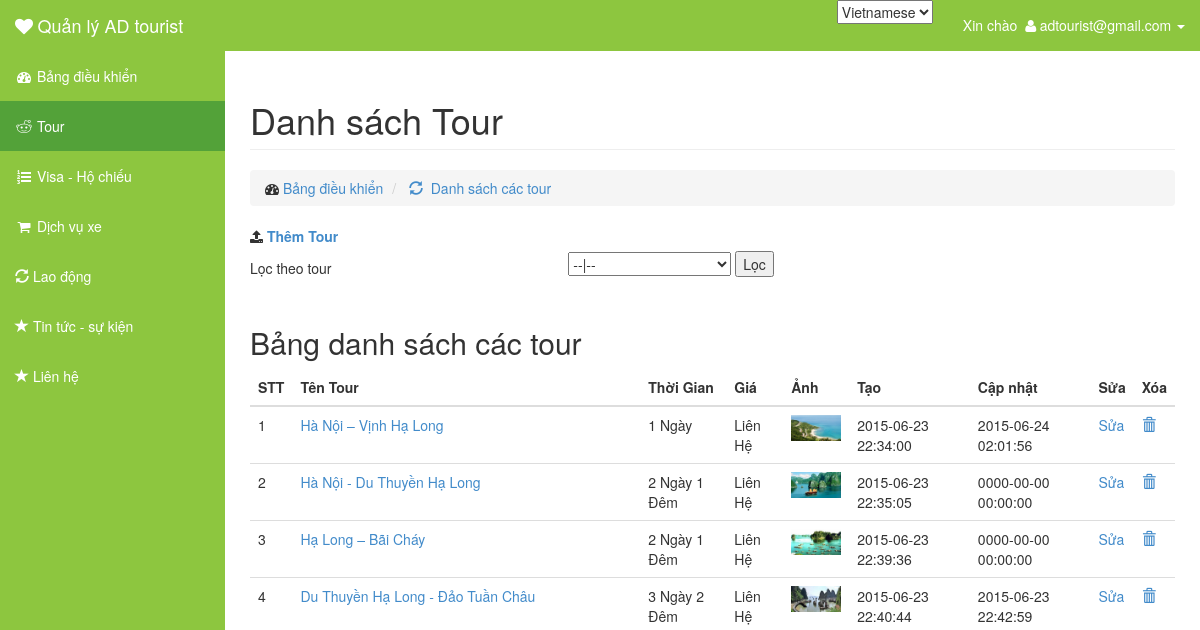
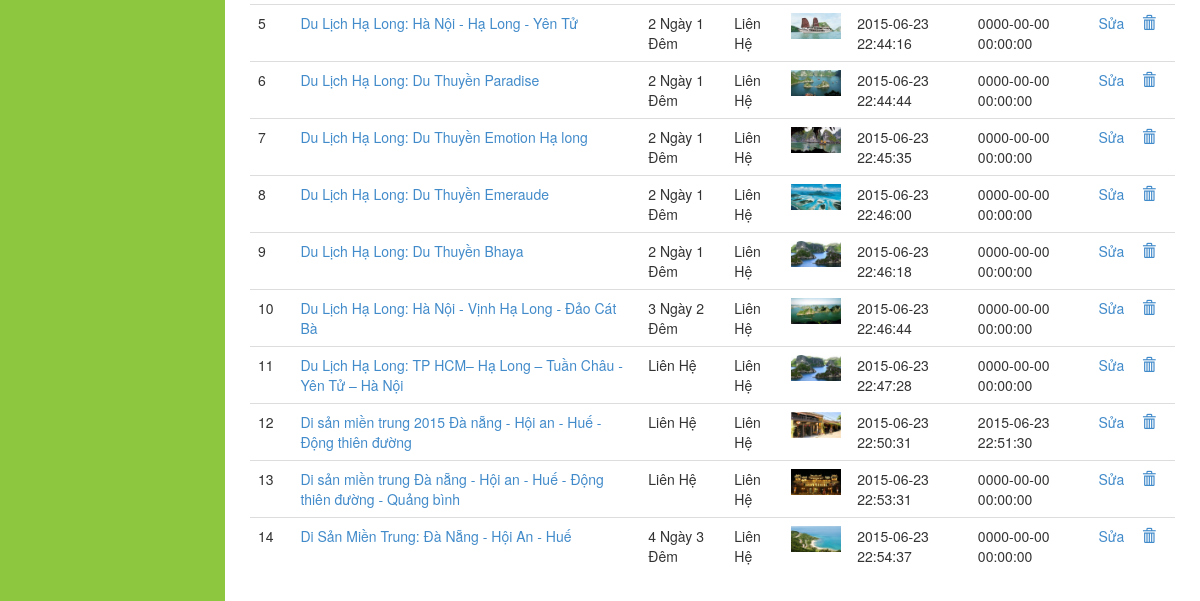
The app's page /admin/index.php?controller=tour&lang=vi (signed in), older data (2 pictures, top to bottom).
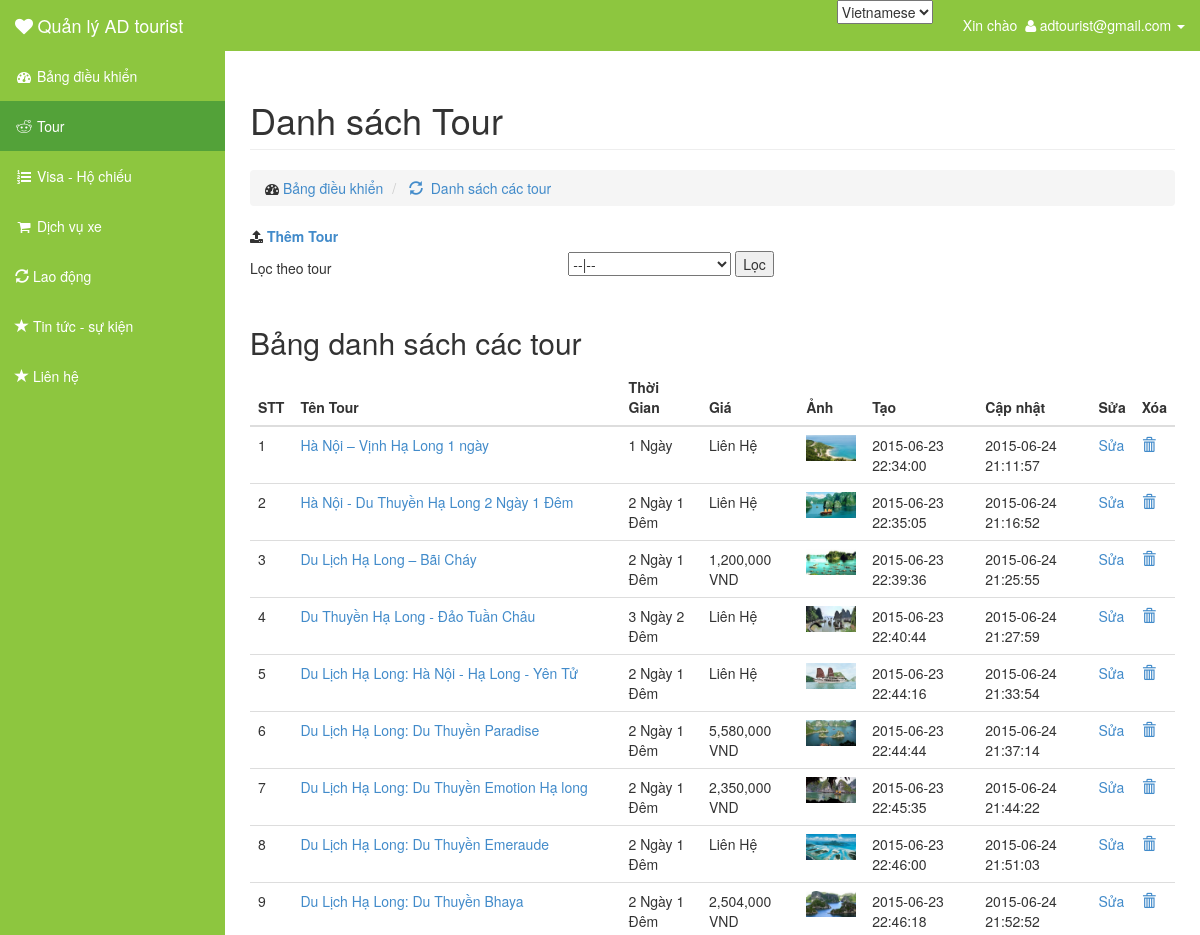
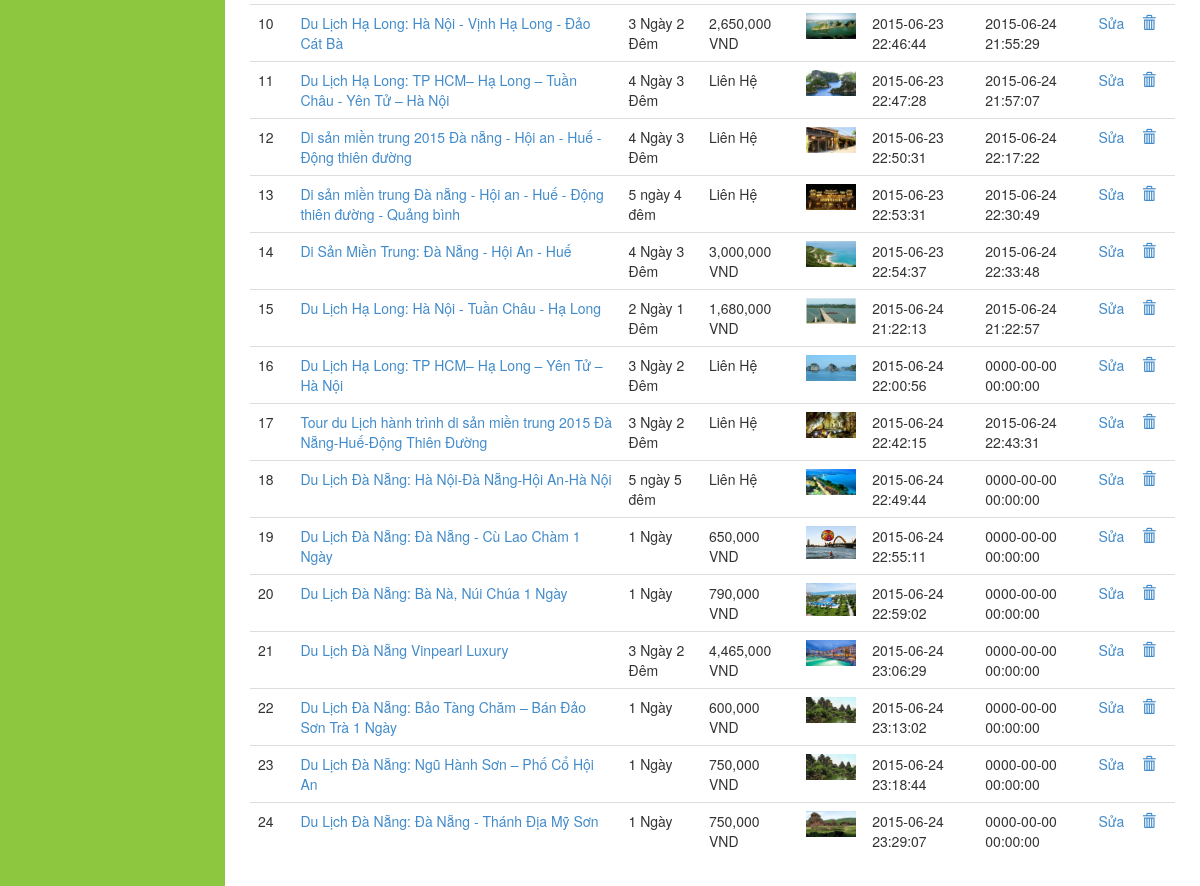
The same page, newer data (2 pictures, top to bottom).
### tables this page shows
CREATE TABLE IF NOT EXISTS `tour_content` (
  `tour_content_code` int(11) NOT NULL AUTO_INCREMENT,
  `tour_region_code` int(11) NOT NULL,
  `title` varchar(255) NOT NULL,
  `time` varchar(20) NOT NULL,
  `total_cost` varchar(255) NOT NULL,
  `content` text,
  `content_cost` text,
  `description` text,
  `image` varchar(100) DEFAULT NULL,
  `update_at` datetime NOT NULL,
  `create_at` datetime NOT NULL,
  `tour_country_code` int(11) NOT NULL,
  `possition` text NOT NULL,
  `image_relate` text NOT NULL,
  PRIMARY KEY (`tour_content_code`)
);

### admin/controller/tour/index.php (called while the page is built)
<?php
	$title = "Danh sách Tour";
	$active = 'tour';
	$lang = get_lang();
	$tour_region = get_all('tour_region');
	$current_possition = array(array('name'=>'Danh sách các tour','link'=>'index.php?lang='.$lang.'&controller=tour'));
	if(isset($_POST['tour_region_code']))
	{
		$tour_region_code = $_POST['tour_region_code'];
		if($tour_region_code == 0 )
		{
			$tour = get_all('tour_content');
		}
		else{
			$selected = $tour_region_code;
			$tour = get_all_record('tour_content','tour_region_code',$tour_region_code);
		}
	}
	else
	{
		$tour = get_all('tour_content');
	}
	require_once('view/tour/index.php');
 ?>

### admin/library/function.php (called while the page is built, shortened)
<?php
function get_lang(){
	if(isset($_GET['lang']) &&  $_GET['lang'] == 'en'){
		return 'en';
	}
	else return 'vi';
}
 ?>

### admin/model/database.php (called while the page is built, shortened)
<?php
function get_all($table,$select = '*'){
	$sql = "SELECT $select FROM $table";
	$query = mysql_query($sql) or die(mysql_error());
	$data = array();
	if(mysql_num_rows($query) > 0)
	{
		while($row = mysql_fetch_assoc($query))
			$data[] = $row;
	}
	return $data;
}
?>

### admin/view/tour/tour_table.php (the view, shortened to what this page needs)
	<div class="col-md-12"><label><i class="fa fa-upload"></i> <a href="index.php?controller=tour&amp;action=add&amp;lang=<?php echo $lang ?>">Thêm Tour</a></label></div>
	<div class="col-md-4"><h5>Lọc theo tour</h5></div>
	<div class="col-md-8">
		<form method="POST" action="index.php?controller=tour">
			<select name="tour_region_code">
				<option <?php echo isset($selected)? "" : "selected" ?> value="0">--|--</option>
			</select>
			<input type="submit" value="Lọc" name="filler">
		</form>
	</div>
	<div class="col-md-12"><h3 text-center bg-info><?php if(isset($success)) echo $success; ?></h3></div>
	<div class="col-md-12">
		<h2>Bảng danh sách các tour</h2>
		<div class="table-responsive">
			<table class="table table-hover">
				<thead>
					<tr>
						<th>STT</th>
						<th>Tên Tour</th>
						<th>Thời Gian</th>
						<th>Giá</th>
						<th>Ảnh</th>
						<th>Tạo</th>
						<th>Cập nhật</th>
						<th>Sửa</th>
						<th>Xóa</th>
					</tr>
				</thead>
				<tbody>
				<?php foreach($tour as $key => $value): ?>
					<tr>
						<td><?php echo $key +1 ?></td>
						<td><a href="index.php?controller=tour&amp;action=tour_detail&amp;tour_content_code=<?php echo $value['tour_content_code'] ?>" ><?php echo $value['title'] ?></a></td>
						<td><?php echo $value['time'] ?></td>
						<td><?php echo $value['total_cost'] ?></td>
						<td><img src=<?php echo ROOTPATH.$value['image'] ?> width="50"></td>
						<td><?php echo $value['create_at'] ?></td>
						<td><?php echo $value['update_at'] ?></td>
						<td><a href="index.php?controller=tour&amp;action=edit&amp;tour_content_code=<?php echo $value['tour_content_code'] ?>&amp;lang=<?php echo $lang ?>">Sửa</a></td>
						<td><a href="index.php?controller=tour&amp;action=delete&amp;tour_content_code=<?php echo $value['tour_content_code'] ?>&amp;lang=<?php echo $lang ?>"><i class="glyphicon glyphicon-trash"></i></a></td>
					</tr>
				<?php endforeach ?>
				</tbody>
			</table>
		</div>
	</div>
</div>

### admin/index.php (shortened to what this page needs)
<!DOCTYPE html>
<?php require_once('library/function.php'); ?>
<?php require_once('model/database.php'); ?>
<?php
if(isset($_SESSION['email']) && isset($_SESSION['password'])){
	if(isset($_GET['controller'])) $controller = $_GET['controller'];
	else $controller = 'sign';
	if(isset($_GET['action'])) $action = $_GET['action'];
	else $action = 'index';
}
	else{
		$controller = 'sign';
		$action = 'index';
	}
$file = 'controller/'.$controller.'/'.$action.'.php';
if(file_exists($file))
    require($file);
else
    show_404();
 ?>

### admin/template/header.php (shortened to what this page needs)
<head>
    <link href="asset/css/bootstrap.min.css" rel="stylesheet">
    <link href="asset/css/sb-admin.css" rel="stylesheet">
    <link href="asset/css/plugins/morris.css" rel="stylesheet">
    <link href="asset/font-awesome-4.1.0/css/font-awesome.min.css" rel="stylesheet" type="text/css">
</head>
    <div id="wrapper">
        <nav class="navbar navbar-inverse navbar-fixed-top" role="navigation">
            <div class="navbar-header">
                <a class="navbar-brand" href="index.php?controller=dashboard"><i class="fa fa-heart">&nbsp;</i>Quản lý AD tourist</a>
            </div>
            <ul class="nav navbar-right top-nav">
                <li class="dropdown">
                    <a href="#" class="dropdown-toggle" data-toggle="dropdown">Xin chào &nbsp;<i class="fa fa-user">&nbsp;</i><?php echo $_SESSION['email'] ;?> <b class="caret"></b></a>
                </li>
            </ul>
            <select class="pull-right language" onchange="window.location = this.value">
                    <option <?php if(isset($_GET['lang']) && $_GET['lang'] == 'vi') echo 'selected' ?> value="index.php?controller=language&amp;lang=vi">Vietnamese</option>
                </select>
            <div class="collapse navbar-collapse navbar-ex1-collapse">
                <ul class="nav navbar-nav side-nav">
                    <li <?php if($active=='Dashboard') echo 'class="active"';?>>
                        <a href="index.php?controller=dashboard&amp;lang=<?php echo $lang ?>"><i class="fa fa-fw fa-dashboard"></i> Bảng điều khiển</a>
                    </li>
                    <li  <?php if ($active=='tour') {echo 'class="active"';}?> >
                        <a href="index.php?controller=tour&amp;lang=<?php echo $lang ?>"><i class="fa fa-fw fa-reddit"></i> Tour</a>
                    </li>
                    <li <?php if ($active=='visa') {echo 'class="active"';}?>>
                        <a href="index.php?controller=visa&amp;lang=<?php echo $lang ?>"><i class="fa fa-fw fa-list-ol"></i> Visa - Hộ chiếu</a>
                    </li>
                    <li <?php if ($active=='car') {echo 'class="active"';}?>>
                        <a href="#"><i class="fa fa-fw fa-shopping-cart"></i> Dịch vụ xe</a>
                    </li>
                    <li <?php if ($active=='labor') {echo 'class="active"';}?>>
                        <a href="#"><i class="glyphicon glyphicon-refresh"></i> Lao động</a>
                    </li>
                    <li <?php if ($active=='news') {echo 'class="active"';}?>>
                        <a href="index.php?controller=news&amp;lang=<?php echo $lang ?>"><i class="glyphicon glyphicon-star"></i> Tin tức - sự kiện</a>
                    </li>
                    <li <?php if ($active=='contact') {echo 'class="active"';}?>>
                        <a href="index.php?controller=contact&amp;lang=<?php echo $lang ?>"><i class="glyphicon glyphicon-star"></i> Liên hệ</a>
                    </li>
                </ul>
            </div>
        </nav>
    </div>

### admin/view/tour/index.php
<?php require_once('template/header.php'); ?>
	<div id="wrapper">
    	<div id="page-wrapper">
			<div class="container-fluid">
				<?php require_once('template/page_header.php'); ?>
				<?php require_once('view/tour/tour_table.php'); ?>
			</div>
		</div>
	</div>

### admin/template/page_header.php (shortened to what this page needs)
<div class="row">
    <div class="col-lg-12">
            <h1 class="page-header"><?php echo $title ?></h1>
            <?php require_once('template/current_possition.php') ?>
    </div>

### admin/template/current_possition.php
<ol class="breadcrumb">
        <li>
            <i class="fa fa-dashboard"></i>  <a href="index.php?controller=dashboard">Bảng điều khiển</a>
        </li>
        <?php foreach ($current_possition as $key):?>
        <li class="active">
            <span itemscope itemtype="http://data-vocabulary.org/Breadcrumb">
                <a href=<?php echo $key['link'] ?> itemprop="url">
                    <i class="glyphicon glyphicon-refresh"></i>&nbsp;
                    <span itemprop="title"><?php echo $key['name'] ?></span>
                </a>
            </span>
        </li>
    <?php endforeach ?>
</ol>

### admin/asset/css/sb-admin.css (style rules this page uses)
#wrapper { padding-left: 0; }
#page-wrapper { width: 100%; padding: 0; background-color: #fff; }
@media (min-width:768px) { #wrapper { padding-left: 225px; } }
@media (min-width:768px) { #page-wrapper { padding: 10px; } }
.top-nav { padding: 0 15px; }
.top-nav>li { display: inline-block; float: left; }
.top-nav>li>a { padding-top: 15px; padding-bottom: 15px; line-height: 20px; color: white; }
@media (min-width:768px) { .side-nav { position: fixed; top: 51px; left: 225px; width: 225px; margin-left: -225px; border: none; border-radius: 0; overflow-y: auto; background-color: #8dc63f; } }
@media (min-width:768px) { .side-nav>li>a { width: 225px; } }

Row changes from the older to the newer data that the page shows:
changed tour_content: title "Hà Nội – Vịnh Hạ Long" → "Hà Nội – Vịnh Hạ Long 1 ngày"; update_at "2015-06-24 02:01:56" → "2015-06-24 21:11:57"
changed tour_content: title "Hà Nội - Du Thuyền Hạ Long" → "Hà Nội - Du Thuyền Hạ Long 2 Ngày 1 Đêm"; update_at "0000-00-00 00:00:00" → "2015-06-24 21:16:52"
changed tour_content: title "Hạ Long – Bãi Cháy" → "Du Lịch Hạ Long – Bãi Cháy"; total_cost "Liên Hệ" → "1,200,000 VND"; update_at "0000-00-00 00:00:00" → "2015-06-24 21:25:55"
changed tour_content "Du Thuyền Hạ Long - Đảo Tuần Châu": update_at "2015-06-23 22:42:59" → "2015-06-24 21:27:59"
changed tour_content "Du Lịch Hạ Long: Hà Nội - Hạ Long - Yên Tử": update_at "0000-00-00 00:00:00" → "2015-06-24 21:33:54"
changed tour_content "Du Lịch Hạ Long: Du Thuyền Paradise": total_cost "Liên Hệ" → "5,580,000 VND"; update_at "0000-00-00 00:00:00" → "2015-06-24 21:37:14"
changed tour_content "Du Lịch Hạ Long: Du Thuyền Emotion Hạ long": total_cost "Liên Hệ" → "2,350,000 VND"; update_at "0000-00-00 00:00:00" → "2015-06-24 21:44:22"
changed tour_content "Du Lịch Hạ Long: Du Thuyền Emeraude": update_at "0000-00-00 00:00:00" → "2015-06-24 21:51:03"
changed tour_content "Du Lịch Hạ Long: Du Thuyền Bhaya": total_cost "Liên Hệ" → "2,504,000 VND"; update_at "0000-00-00 00:00:00" → "2015-06-24 21:52:52"
changed tour_content "Du Lịch Hạ Long: Hà Nội - Vịnh Hạ Long - Đảo Cát Bà": total_cost "Liên Hệ" → "2,650,000 VND"; update_at "0000-00-00 00:00:00" → "2015-06-24 21:55:29"
changed tour_content "Du Lịch Hạ Long: TP HCM– Hạ Long – Tuần Châu - Yên Tử – Hà Nội": time "Liên Hệ" → "4 Ngày 3 Đêm"; update_at "0000-00-00 00:00:00" → "2015-06-24 21:57:07"
changed tour_content "Di sản miền trung 2015 Đà nẵng - Hội an - Huế - Động thiên đường": time "Liên Hệ" → "4 Ngày 3 Đêm"; update_at "2015-06-23 22:51:30" → "2015-06-24 22:17:22"
changed tour_content "Di sản miền trung Đà nẵng - Hội an - Huế - Động thiên đường - Quảng bình": time "Liên Hệ" → "5 ngày 4 đêm"; update_at "0000-00-00 00:00:00" → "2015-06-24 22:30:49"
changed tour_content "Di Sản Miền Trung: Đà Nẵng - Hội An - Huế": total_cost "Liên Hệ" → "3,000,000 VND"; update_at "0000-00-00 00:00:00" → "2015-06-24 22:33:48"
added tour_content: title "Du Lịch Hạ Long: Hà Nội - Tuần Châu - Hạ Long", time "2 Ngày 1 Đêm", total_cost "1,680,000 VND", image (picture), create_at "2015-06-24 21:22:13", update_at "2015-06-24 21:22:57"
added tour_content: title "Du Lịch Hạ Long: TP HCM– Hạ Long – Yên Tử – Hà Nội", time "3 Ngày 2 Đêm", total_cost "Liên Hệ", image (picture), create_at "2015-06-24 22:00:56", update_at "0000-00-00 00:00:00"
added tour_content: title "Tour du Lịch hành trình di sản miền trung 2015 Đà Nẵng-Huế-Động Thiên Đường", time "3 Ngày 2 Đêm", total_cost "Liên Hệ", image (picture), create_at "2015-06-24 22:42:15", update_at "2015-06-24 22:43:31"
added tour_content: title "Du Lịch Đà Nẵng: Hà Nội-Đà Nẵng-Hội An-Hà Nội", time "5 ngày 5 đêm", total_cost "Liên Hệ", image (picture), create_at "2015-06-24 22:49:44", update_at "0000-00-00 00:00:00"
added tour_content: title "Du Lịch Đà Nẵng: Đà Nẵng - Cù Lao Chàm 1 Ngày", time "1 Ngày", total_cost "650,000 VND", image (picture), create_at "2015-06-24 22:55:11", update_at "0000-00-00 00:00:00"
added tour_content: title "Du Lịch Đà Nẵng: Bà Nà, Núi Chúa 1 Ngày", time "1 Ngày", total_cost "790,000 VND", image (picture), create_at "2015-06-24 22:59:02", update_at "0000-00-00 00:00:00"
added tour_content: title "Du Lịch Đà Nẵng Vinpearl Luxury", time "3 Ngày 2 Đêm", total_cost "4,465,000 VND", image (picture), create_at "2015-06-24 23:06:29", update_at "0000-00-00 00:00:00"
added tour_content: title "Du Lịch Đà Nẵng: Bảo Tàng Chăm – Bán Đảo Sơn Trà 1 Ngày", time "1 Ngày", total_cost "600,000 VND", image (picture), create_at "2015-06-24 23:13:02", update_at "0000-00-00 00:00:00"
added tour_content: title "Du Lịch Đà Nẵng: Ngũ Hành Sơn – Phố Cổ Hội An", time "1 Ngày", total_cost "750,000 VND", image (picture), create_at "2015-06-24 23:18:44", update_at "0000-00-00 00:00:00"
added tour_content: title "Du Lịch Đà Nẵng: Đà Nẵng - Thánh Địa Mỹ Sơn", time "1 Ngày", total_cost "750,000 VND", image (picture), create_at "2015-06-24 23:29:07", update_at "0000-00-00 00:00:00"
